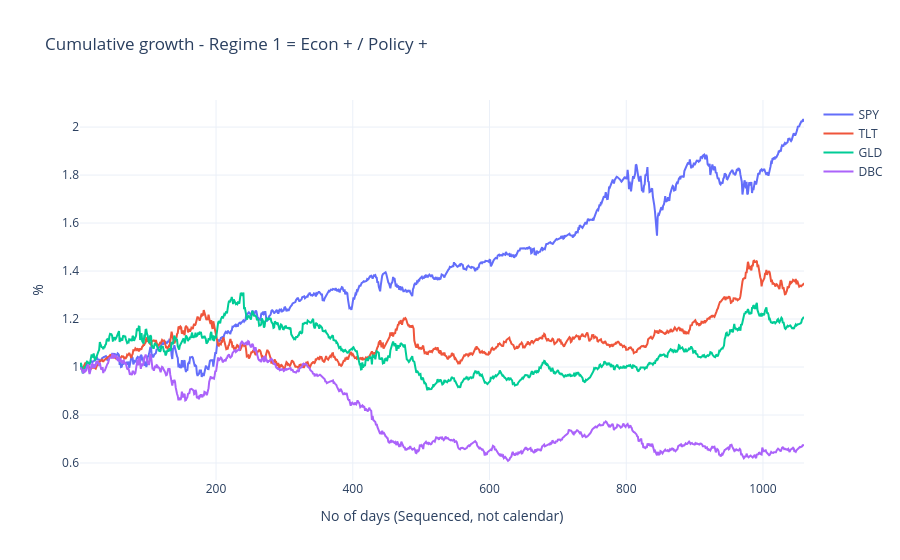

Notebook source saved alongside this figure:
### Markdown cell above
### Regime 1 - Econ + / Policy +

### Code cell
fig1 = plot_regime_compounded(regime1["returns"], txtregime1)
fig1.show()

regime_metrics(regime1["returns"])

### Figure 1 — Plotly figure (JSON) as saved in the notebook; plotly's stock layout.template omitted (floating-point values rounded to 4 significant figures; data arrays with more than 128 entries replaced by an {"elided": "..."} marker saying what was removed)
{"data": [{"mode": "lines", "name": "SPY", "type": "scatter", "x": {"elided": "1060 int values"}, "y": {"elided": "1060 float values"}}, {"mode": "lines", "name": "TLT", "type": "scatter", "x": {"elided": "1060 int values"}, "y": {"elided": "1060 float values"}}, {"mode": "lines", "name": "GLD", "type": "scatter", "x": {"elided": "1060 int values"}, "y": {"elided": "1060 float values"}}, {"mode": "lines", "name": "DBC", "type": "scatter", "x": {"elided": "1060 int values"}, "y": {"elided": "1060 float values"}}], "layout": {"title": {"text": "Cumulative growth - Regime 1 = Econ + / Policy +"}, "xaxis": {"title": {"text": "No of days (Sequenced, not calendar)"}}, "yaxis": {"title": {"text": "%"}}}}
